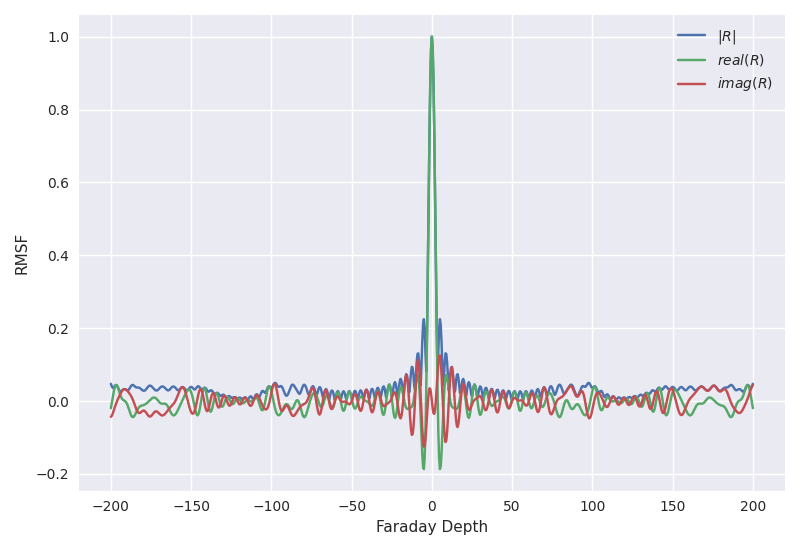

The script that saved this image:
import numpy as np
from matplotlib import pyplot as plt

file = "../data/1086351512/rts_imgr/run_i/cubes/rts_imgr_rmsf.txt"
data = np.loadtxt(file)

phi = data[:, 0]
q = data[:, 1]
u = data[:, 2]
p = data[:, 3]


plt.style.use("seaborn")
plt.plot(phi, p, label=r"$ \vert R \vert $")
plt.plot(phi, q, label=r"$ real(R) $")
plt.plot(phi, u, label=r"$ imag(R) $")
#  plt.xlim([-100, 100])
plt.xlabel("Faraday Depth")
plt.ylabel("RMSF")
plt.legend()
plt.tight_layout()
plt.savefig("rmsf.png")
